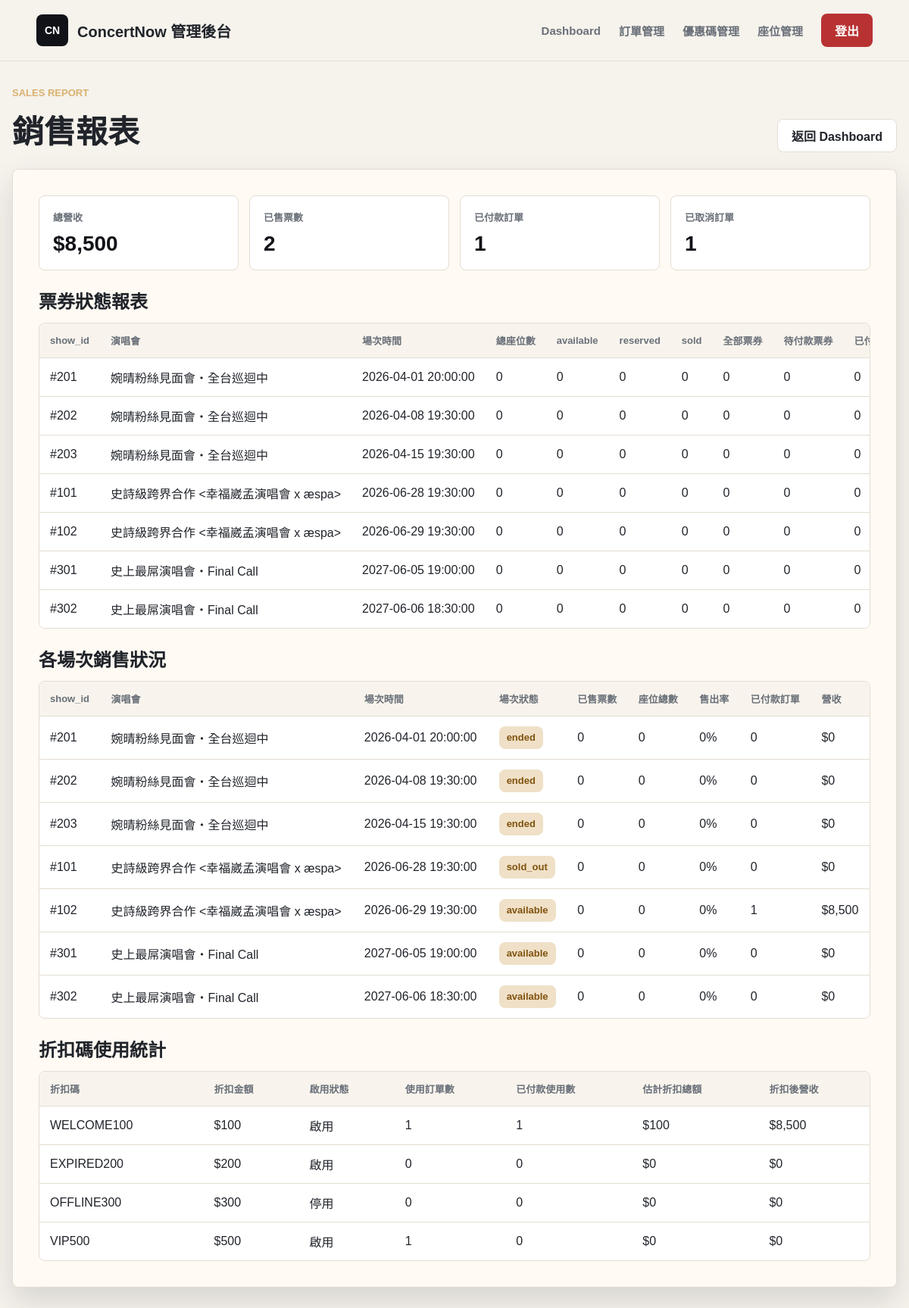
The app's page /manager/reports.php (signed in) with its own data.
### tables this page shows
CREATE TABLE ShowDate (
    show_id INT AUTO_INCREMENT PRIMARY KEY,
    concert_id INT NOT NULL,                          
    show_datetime DATETIME NOT NULL,                  
    status VARCHAR(50) DEFAULT 'available',           
    FOREIGN KEY (concert_id) REFERENCES Concert(concert_id) ON DELETE CASCADE
);

CREATE TABLE Concert (
    concert_id INT AUTO_INCREMENT PRIMARY KEY,
    organizer_id INT NULL,                           
    artist VARCHAR(100) NOT NULL,                     
    title VARCHAR(255) NOT NULL,                      
    venue VARCHAR(100) NOT NULL,                      
    concert_address VARCHAR(255) NOT NULL,                    
    image VARCHAR(255),                               
    sale_start DATETIME NOT NULL,                     
    sale_end DATETIME NOT NULL,                       
    description TEXT,                                 
    notice TEXT,                                      
    created_at TIMESTAMP DEFAULT CURRENT_TIMESTAMP,
    FOREIGN KEY (organizer_id) REFERENCES Organizer(organizer_id) ON DELETE SET NULL
);

CREATE TABLE PromoCode (
    promo_id INT AUTO_INCREMENT PRIMARY KEY,
    code_name VARCHAR(50) NOT NULL UNIQUE,  
    discount_amount INT NOT NULL,           
    usage_limit INT NULL,                   
    starts_at DATETIME NULL,                
    expires_at DATETIME NULL,               
    is_active BOOLEAN DEFAULT TRUE,         
    created_at TIMESTAMP DEFAULT CURRENT_TIMESTAMP,
    updated_at TIMESTAMP DEFAULT CURRENT_TIMESTAMP ON UPDATE CURRENT_TIMESTAMP
);

### manager/reports.php (the view, shortened to what the rows shown need)
<?php
$authGuardPath = __DIR__ . '/../includes/auth_guard.php';
if (file_exists($authGuardPath)) {
    require_once $authGuardPath;
    if (function_exists('require_role')) {
        require_role('manager');
    }
} else {
    require_once __DIR__ . '/../includes/manager_auth.php';
}
require_once __DIR__ . '/../includes/db_config.php';
function moneyText($value)
{
    return '$' . number_format((float) $value);
}
$errors = [];
$showReports = [];
$ticketStatusReports = [];
$promoReports = [];
$dbReady = $pdo instanceof PDO;
if (!$dbReady) {
    $errors[] = '目前無法連線資料庫，請確認 MySQL 與 includes/db_config.php 設定。';
} else {
    try {
        $stmt = $pdo->prepare(
            "SELECT
                show_date.show_id,
                show_date.show_datetime,
                show_date.status AS show_status,
                concert.title AS concert_title,
                COUNT(DISTINCT seat.seat_id) AS total_seats,
                COUNT(DISTINCT CASE WHEN orders_table.status = 'paid' THEN ticket.ticket_id END) AS sold_tickets,
                COALESCE(order_summary.paid_orders, 0) AS paid_orders,
                COALESCE(order_summary.revenue, 0) AS revenue
             FROM ShowDate show_date
             INNER JOIN Concert concert ON concert.concert_id = show_date.concert_id
             LEFT JOIN Seat seat ON seat.show_id = show_date.show_id
             LEFT JOIN Ticket ticket ON ticket.seat_id = seat.seat_id
             LEFT JOIN Orders orders_table ON orders_table.order_id = ticket.order_id
             LEFT JOIN (
                SELECT show_id, COUNT(*) AS paid_orders, SUM(total_price) AS revenue
                FROM Orders
                WHERE status = 'paid'
                GROUP BY show_id
             ) order_summary ON order_summary.show_id = show_date.show_id
             GROUP BY
                show_date.show_id,
                show_date.show_datetime,
                show_date.status,
                concert.title,
                order_summary.paid_orders,
                order_summary.revenue
             ORDER BY show_date.show_datetime, show_date.show_id"
        );
        $stmt->execute();
        $showReports = $stmt->fetchAll();
    } catch (PDOException $exception) {
        error_log('Fetch show sales report failed: ' . $exception->getMessage());
        $errors[] = '讀取各場次銷售狀況失敗，請稍後再試。';
    }
    try {
        $stmt = $pdo->prepare(
            "SELECT
                show_date.show_id,
                show_date.show_datetime,
                concert.title AS concert_title,
                COUNT(DISTINCT seat.seat_id) AS total_seats,
                COUNT(DISTINCT CASE WHEN seat.status = 'available' THEN seat.seat_id END) AS available_seats,
                COUNT(DISTINCT CASE WHEN seat.status = 'reserved' THEN seat.seat_id END) AS reserved_seats,
                COUNT(DISTINCT CASE WHEN seat.status = 'sold' THEN seat.seat_id END) AS sold_seats,
                COUNT(DISTINCT ticket.ticket_id) AS total_tickets,
                COUNT(DISTINCT CASE WHEN orders_table.status = 'pending_payment' THEN ticket.ticket_id END) AS pending_tickets,
                COUNT(DISTINCT CASE WHEN orders_table.status = 'paid' THEN ticket.ticket_id END) AS paid_tickets,
                COUNT(DISTINCT cancelled_ticket.cancelled_ticket_id) AS cancelled_tickets
             FROM ShowDate show_date
             INNER JOIN Concert concert ON concert.concert_id = show_date.concert_id
             LEFT JOIN Seat seat ON seat.show_id = show_date.show_id
             LEFT JOIN Ticket ticket ON ticket.seat_id = seat.seat_id
             LEFT JOIN Orders orders_table ON orders_table.order_id = ticket.order_id
             LEFT JOIN CancelledTicket cancelled_ticket ON cancelled_ticket.show_id = show_date.show_id
             GROUP BY show_date.show_id, show_date.show_datetime, concert.title
             ORDER BY show_date.show_datetime, show_date.show_id"
        );
        $stmt->execute();
        $ticketStatusReports = $stmt->fetchAll();
    } catch (PDOException $exception) {
        error_log('Fetch ticket status report failed: ' . $exception->getMessage());
        $errors[] = '讀取票券狀態報表失敗，請稍後再試。';
    }
    try {
        $stmt = $pdo->prepare(
            "SELECT
                promo.promo_id,
                promo.code_name,
                promo.discount_amount,
                promo.is_active,
                COUNT(orders_table.order_id) AS used_orders,
                COALESCE(SUM(CASE WHEN orders_table.status = 'paid' THEN 1 ELSE 0 END), 0) AS paid_used_orders,
                COALESCE(SUM(CASE WHEN orders_table.status = 'paid' THEN promo.discount_amount ELSE 0 END), 0) AS estimated_discount_total,
                COALESCE(SUM(CASE WHEN orders_table.status = 'paid' THEN orders_table.total_price ELSE 0 END), 0) AS paid_revenue_after_discount
             FROM PromoCode promo
             LEFT JOIN Orders orders_table ON orders_table.promo_id = promo.promo_id
             GROUP BY promo.promo_id, promo.code_name, promo.discount_amount, promo.is_active
             ORDER BY paid_used_orders DESC, promo.code_name"
        );
        $stmt->execute();
        $promoReports = $stmt->fetchAll();
    } catch (PDOException $exception) {
        error_log('Fetch promo report failed: ' . $exception->getMessage());
        $errors[] = '讀取折扣碼使用統計失敗，請稍後再試。';
    }
}
?>
<!doctype html>
<html lang="zh-Hant">
<head>
    <link rel="stylesheet" href="../assets/css/style.css">
</head>
<body>
    <main class="concert-section manager-reports">
        <div class="section-title">
            <div>
                <h2>銷售報表</h2>
            </div>
        </div>
        <section class="placeholder-card reports-panel">
            <div class="reports-layout">
                <div class="report-section">
                    <div class="table-wrap">
                        <?php if ($ticketStatusReports): ?>
                            <table class="report-table">
                                <thead>
                                    <tr>
                                        <th>show_id</th>
                                        <th>演唱會</th>
                                        <th>場次時間</th>
                                        <th>總座位數</th>
                                        <th>available</th>
                                        <th>reserved</th>
                                        <th>sold</th>
                                        <th>全部票券</th>
                                        <th>待付款票券</th>
                                        <th>已付款票券</th>
                                    </tr>
                                </thead>
                                <tbody>
                                    <?php foreach ($ticketStatusReports as $ticketStatus): ?>
                                        <?php
                                        $totalSeats = (int) $ticketStatus['total_seats'];
                                        $soldSeats = (int) $ticketStatus['sold_seats'];
                                        $reservedSeats = (int) $ticketStatus['reserved_seats'];
                                        ?>
                                        <tr>
                                            <td>#<?= h($ticketStatus['show_id']) ?></td>
                                            <td><?= h($ticketStatus['concert_title']) ?></td>
                                            <td><?= h($ticketStatus['show_datetime']) ?></td>
                                            <td><?= h($totalSeats) ?></td>
                                            <td><?= h((int) $ticketStatus['available_seats']) ?></td>
                                            <td><?= h($reservedSeats) ?></td>
                                            <td><?= h($soldSeats) ?></td>
                                            <td><?= h((int) $ticketStatus['total_tickets']) ?></td>
                                            <td><?= h((int) $ticketStatus['pending_tickets']) ?></td>
                                            <td><?= h((int) $ticketStatus['paid_tickets']) ?></td>
                                        </tr>
                                    <?php endforeach; ?>
                                </tbody>
                            </table>
                        <?php else: ?>
                            <div class="empty-row">目前沒有票券狀態資料。</div>
                        <?php endif; ?>
                    </div>
                </div>
                <div class="report-section">
                    <div class="table-wrap">
                        <?php if ($showReports): ?>
                            <table class="report-table">
                                <thead>
                                    <tr>
                                        <th>show_id</th>
                                        <th>演唱會</th>
                                        <th>場次時間</th>
                                        <th>場次狀態</th>
                                        <th>已售票數</th>
                                        <th>座位總數</th>
                                        <th>售出率</th>
                                        <th>已付款訂單</th>
                                        <th>營收</th>
                                    </tr>
                                </thead>
                                <tbody>
                                    <?php foreach ($showReports as $show): ?>
                                        <?php
                                        $totalSeats = (int) $show['total_seats'];
                                        $soldTickets = (int) $show['sold_tickets'];
                                        $soldRate = $totalSeats > 0 ? round($soldTickets / $totalSeats * 100, 1) . '%' : '0%';
                                        ?>
                                        <tr>
                                            <td>#<?= h($show['show_id']) ?></td>
                                            <td><?= h($show['concert_title']) ?></td>
                                            <td><?= h($show['show_datetime']) ?></td>
                                            <td><span class="status-pill"><?= h($show['show_status']) ?></span></td>
                                            <td><?= h($soldTickets) ?></td>
                                            <td><?= h($totalSeats) ?></td>
                                            <td><?= h($soldRate) ?></td>
                                            <td><?= h((int) $show['paid_orders']) ?></td>
                                            <td><?= h(moneyText($show['revenue'])) ?></td>
                                        </tr>
                                    <?php endforeach; ?>
                                </tbody>
                            </table>
                        <?php else: ?>
                            <div class="empty-row">目前沒有場次資料。</div>
                        <?php endif; ?>
                    </div>
                </div>
                <div class="report-section">
                    <div class="table-wrap">
                        <?php if ($promoReports): ?>
                            <table class="report-table">
                                <thead>
                                    <tr>
                                        <th>折扣碼</th>
                                        <th>折扣金額</th>
                                        <th>啟用狀態</th>
                                        <th>使用訂單數</th>
                                        <th>已付款使用數</th>
                                        <th>估計折扣總額</th>
                                        <th>折扣後營收</th>
                                    </tr>
                                </thead>
                                <tbody>
                                    <?php foreach ($promoReports as $promo): ?>
                                        <tr>
                                            <td><?= h($promo['code_name']) ?></td>
                                            <td><?= h(moneyText($promo['discount_amount'])) ?></td>
                                            <td><?= ((int) $promo['is_active'] === 1) ? '啟用' : '停用' ?></td>
                                            <td><?= h((int) $promo['used_orders']) ?></td>
                                            <td><?= h((int) $promo['paid_used_orders']) ?></td>
                                            <td><?= h(moneyText($promo['estimated_discount_total'])) ?></td>
                                            <td><?= h(moneyText($promo['paid_revenue_after_discount'])) ?></td>
                                        </tr>
                                    <?php endforeach; ?>
                                </tbody>
                            </table>
                        <?php else: ?>
                            <div class="empty-row">目前沒有折扣碼資料。</div>
                        <?php endif; ?>
                    </div>
                </div>
            </div>
        </section>
    </main>
</body>
</html>

### records on screen
showdate: show_id "201", concert.title "婉晴粉絲見面會・全台巡迴中", show_datetime "2026-04-01 20:00:00", totalSeats "0", available_seats "0", reservedSeats "0", soldSeats "0", total_tickets "0", pending_tickets "0", paid_tickets "0", status "ended", soldTickets "0", soldRate "0%", paid_orders "0", revenue "$0"
showdate: show_id "202", concert.title "婉晴粉絲見面會・全台巡迴中", show_datetime "2026-04-08 19:30:00", totalSeats "0", available_seats "0", reservedSeats "0", soldSeats "0", total_tickets "0", pending_tickets "0", paid_tickets "0", status "ended", soldTickets "0", soldRate "0%", paid_orders "0", revenue "$0"
showdate: show_id "203", concert.title "婉晴粉絲見面會・全台巡迴中", show_datetime "2026-04-15 19:30:00", totalSeats "0", available_seats "0", reservedSeats "0", soldSeats "0", total_tickets "0", pending_tickets "0", paid_tickets "0", status "ended", soldTickets "0", soldRate "0%", paid_orders "0", revenue "$0"
showdate: show_id "101", concert.title "史詩級跨界合作 <幸福崴孟演唱會 x æspa>", show_datetime "2026-06-28 19:30:00", totalSeats "0", available_seats "0", reservedSeats "0", soldSeats "0", total_tickets "0", pending_tickets "0", paid_tickets "0", status "sold_out", soldTickets "0", soldRate "0%", paid_orders "0", revenue "$0"
showdate: show_id "102", concert.title "史詩級跨界合作 <幸福崴孟演唱會 x æspa>", show_datetime "2026-06-29 19:30:00", totalSeats "0", available_seats "0", reservedSeats "0", soldSeats "0", total_tickets "0", pending_tickets "0", paid_tickets "0", status "available", soldTickets "0", soldRate "0%", paid_orders "1", revenue "$8,500"
showdate: show_id "301", concert.title "史上最屌演唱會・Final Call", show_datetime "2027-06-05 19:00:00", totalSeats "0", available_seats "0", reservedSeats "0", soldSeats "0", total_tickets "0", pending_tickets "0", paid_tickets "0", status "available", soldTickets "0", soldRate "0%", paid_orders "0", revenue "$0"
showdate: show_id "302", concert.title "史上最屌演唱會・Final Call", show_datetime "2027-06-06 18:30:00", totalSeats "0", available_seats "0", reservedSeats "0", soldSeats "0", total_tickets "0", pending_tickets "0", paid_tickets "0", status "available", soldTickets "0", soldRate "0%", paid_orders "0", revenue "$0"
promocode: code_name "WELCOME100", discount_amount "$100", is_active "啟用", used_orders "1", paid_used_orders "1", estimated_discount_total "$100", paid_revenue_after_discount "$8,500"
promocode: code_name "EXPIRED200", discount_amount "$200", is_active "啟用", used_orders "0", paid_used_orders "0", estimated_discount_total "$0", paid_revenue_after_discount "$0"
promocode: code_name "OFFLINE300", discount_amount "$300", is_active "停用", used_orders "0", paid_used_orders "0", estimated_discount_total "$0", paid_revenue_after_discount "$0"
promocode: code_name "VIP500", discount_amount "$500", is_active "啟用", used_orders "1", paid_used_orders "0", estimated_discount_total "$0", paid_revenue_after_discount "$0"

### other values on screen
moneyText($summary['total_revenue']) "$8,500"
$summary['sold_tickets'] "2"
$summary['paid_orders'] "1"
$summary['cancelled_orders'] "1"
